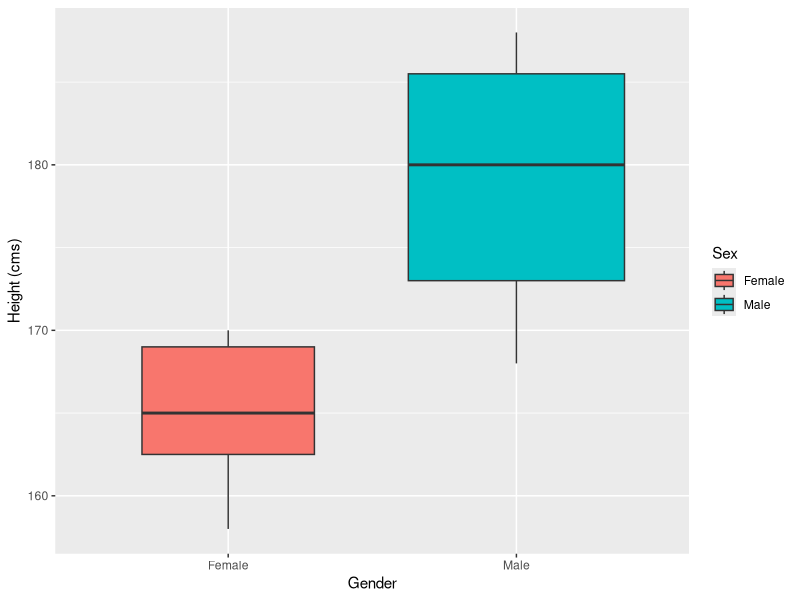
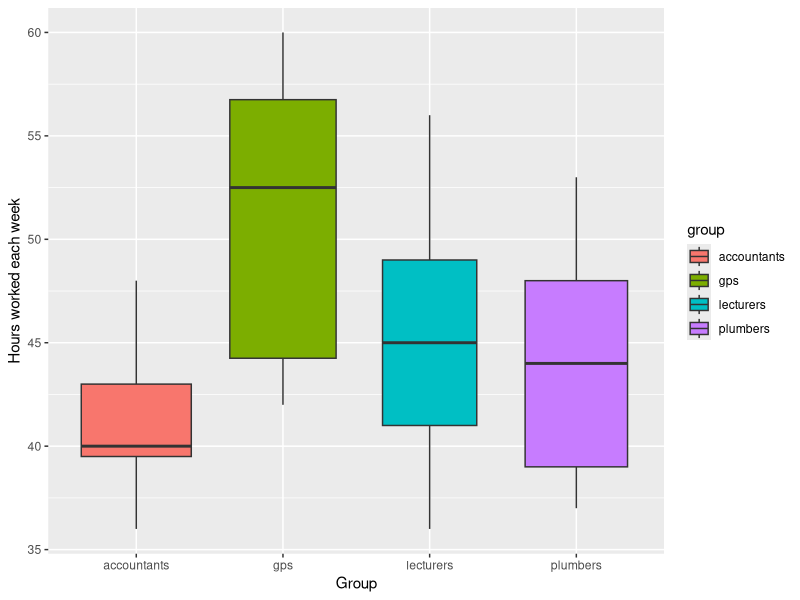
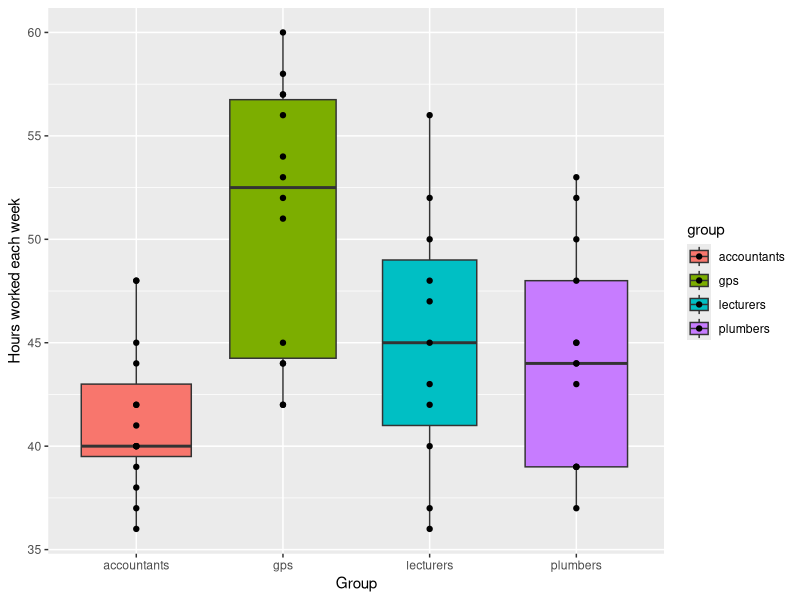
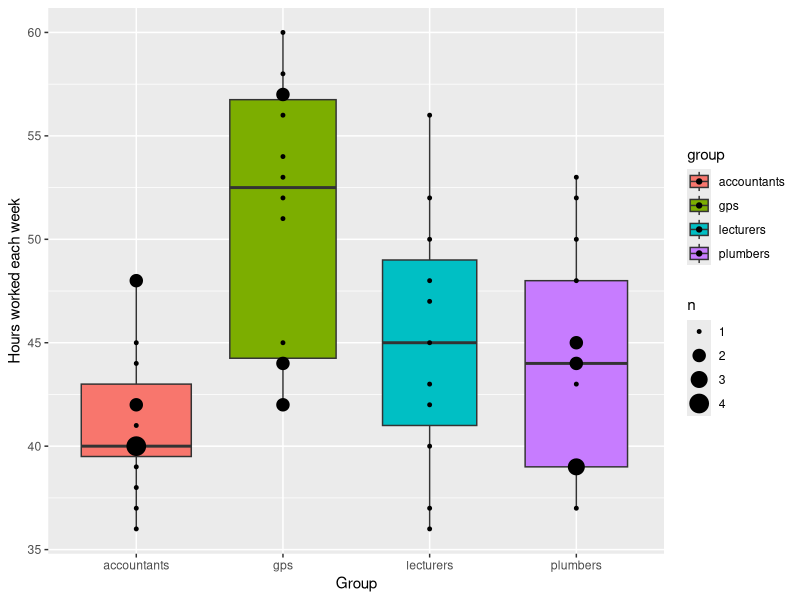
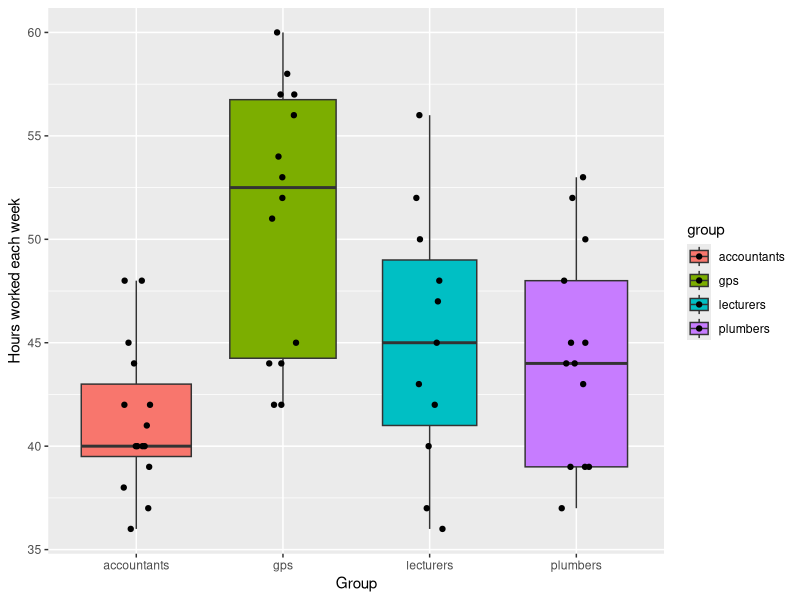
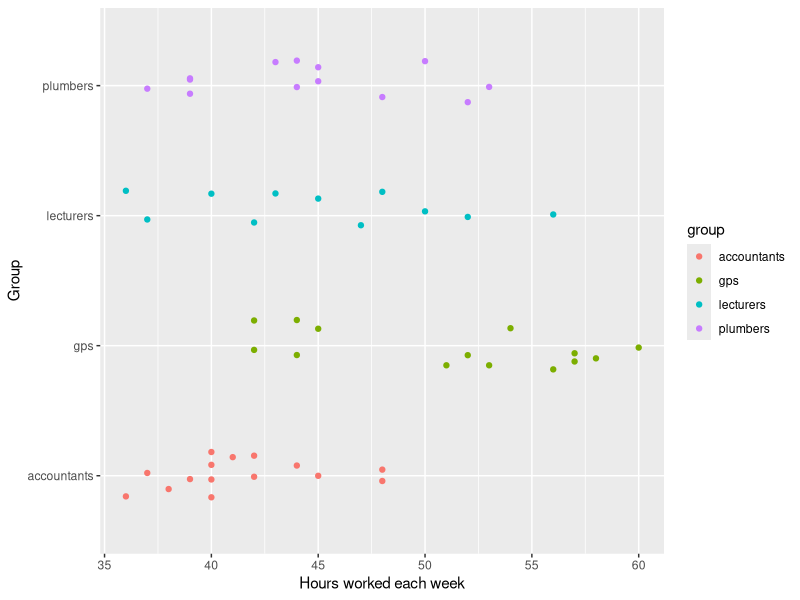

Recreate these plots in R, in order. (Note: this script raises an error after producing the figures.)
###
### Tutorial 8
###
## ------------------------------------------------------------------------
#
# Statistical Tests
#
## Comparing the Underlying Means of Two Groups
#
## ------------------------------------------------------------------------
#
# Let's read in the questionnaire data that you kindly supplied in the usual way
#
#
setwd("/Users/ldallavalle/OneDrive - University of Plymouth/backup_24_06_2016/Plym_teaching/MATH1608PP/2017_18/Practicals/Practical_8_t_test_ANOVA")
#
library(readr)
#
qd <- read_csv("MATH1608PP_Questionnaire_Data.csv")
#
#
# Previously we have produced a boxplot of height stratified by age
#
library(ggplot2)
#
ggplot(qd, aes(x = Sex, y = Height, fill = Sex)) + 
  geom_boxplot(varwidth = TRUE) +
  labs(x = "Gender", y = "Height (cms)") 
#
#
#
# We can ask: Is there an underlying difference in mean height between females and males?
#
# We are asking whether there is a difference between the mean height of females and 
# the mean height of males in the population.
#
# To answer this question, we can use a t-test
#
t.test(Height ~ Sex, data = qd, var.equal = TRUE)
#
#
# We need to focus on the p-value
#
t.test(Height ~ Sex, data = qd, var.equal = TRUE)$p.value
#
# If the p-value is less that 0.05, theb there is an underlying difference 
# in mean height between females and males.
#
# In this case, the p-value is considerably less than 0.05. 
# Therefore, our conclusion is that the data supply evidence 
# that there is an underlying difference in mean height between 
# females and males.
#
# That is, we rejected H_0: mu_F = mu_M in favour of H_1: mu_F not = mu_F,
# in which mu_F/mu_M are the underlying/population mean heights of Females and Males
#
# We can obtain the same p-value using the lm function
#
m <- lm(Height ~ Sex, data = qd)
summary(m)
summary(m)$coefficient[2,4] # The p-value is the element in the second row, fourth column
#
# *** A one-tailed test ***
#
# We may also ask ourselves: ** Are females shorter than males in the population? **
#
# To answer this question we test the following two hypotheses:
#
# H_0: mu_F >= mu_M versus (on average, females are not shorter than males - i.e. taller or the same as males - in the population)
# H_1: mu_F < mu_M (on average, females are shorter than males in the population, our * research question *) 
#
t.test(Height ~ Sex, data = qd, var.equal = TRUE, alternative = "less")
#
# If the p-value is less that 0.05, we conclude that 
# the mean height of female is less than the mean height of males in 
# a wider population of students.
#
# What do you conclude here?
#
#------------------------------------------------------------------------------
# 
#
# ****** Statistical Tests: the analysis of variance or ANOVA 
#                           to compare the underlying means of three or more groups ******
#
# The file hours_worked_profession.csv contains data on 53 people
# Each person was asked to record the number of hours he or she worked in a week (saved in hours_worked)
# Together with his or her profession (saved in group)
#
# * Read in the data *
#
# Please note: you may have to set your working directory to the place where hours_worked_profession.csv has been saved 
#
setwd("/Users/ldallavalle/OneDrive - University of Plymouth/backup_24_06_2016/Plym_teaching/MATH1608PP/2017_18/Practicals/Practical_8_t_test_ANOVA") # Note \\ or / is needed
#
# *** You may have a different working directory ***
#
library(readr)
hours_worked_df <- read_csv("hours_worked_profession.csv")
head(hours_worked_df, 17)
#
# * Plot the data *
#
library(ggplot2)
#
ggplot(hours_worked_df, aes(x = group, y = hours_worked, fill = group)) +
    geom_boxplot(varwidth = TRUE) + 
    labs(x = "Group", y = "Hours worked each week")
#
# With the data points
#
ggplot(hours_worked_df, aes(x = group, y = hours_worked, fill = group)) +
    geom_boxplot(varwidth = TRUE) + 
    geom_point() +
    labs(x = "Group", y = "Hours worked each week")
#
# Some of the points are overlapping
#
ggplot(hours_worked_df, aes(x = group, y = hours_worked, fill = group)) +
    geom_boxplot(varwidth = TRUE) + 
    geom_count() + # Size of plotting character depends on number of overlapping points
    labs(x = "Group", y = "Hours worked each week")
#
# An alternative is to jitter (randomly disturb) the points
#
ggplot(hours_worked_df, aes(x = group, y = hours_worked, fill = group)) +
    geom_boxplot(varwidth = TRUE) + 
    geom_jitter(position = position_jitter(width = 0.1, height = 0)) + # Jitter the points so that all overlapping points appear
    labs(x = "Group", y = "Hours worked each week")
#
# Next we produce what is sometimes called a strip plot
#
ggplot(hours_worked_df, aes(x = group, y = hours_worked, colour = group)) + 
    geom_jitter(position = position_jitter(width = 0.2, height = 0)) + # Jitter the points so that all overlapping points appear
    labs(x = "Group", y = "Hours worked each week") +
    coord_flip() # Swap the coordinates
#
#
# mean and standard deviation of all professionals
#
hours_worked_df %>% summarize(ave_g = mean(hours_worked),
                              sd_g = sd(hours_worked))
#
# group means and standard deviations
#
group_statistics <- hours_worked_df %>% 
                      group_by(group) %>% 
                      summarize(ave_g = mean(hours_worked),
                                sd_g = sd(hours_worked))
#
group_statistics
#
# We can show these sample means on the boxplots:
#
# Method 1: use the summarized values calculated in group_statistics
#
ggplot(hours_worked_df, aes(x = group, y = hours_worked, fill = group)) +
    geom_boxplot(varwidth = TRUE) + 
    geom_point(aes(y = ave_g), data = group_statistics, 
               col = "darkred", 
               shape = 18, 
               size = 3) + 
     # Use the data in group_statistics and in particular the sample means in ave_g
    labs(x = "Group", y = "Hours worked each week")
#
#
# Method 2: get ggplot to do the calculation for you using stat_summary 
#
ggplot(hours_worked_df, aes(x = group, y = hours_worked, fill = group)) +
    geom_boxplot(varwidth = TRUE) + 
    stat_summary(fun.y = mean, 
                 geom = "point", 
                 colour = "darkred", 
                 shape = 18, 
                 size = 3) + 
     # Here we add, as a point, the mean of the y values
    labs(x = "Group", y = "Hours worked each week") 
#
# Don't include the point in the legend
#
ggplot(hours_worked_df, aes(x = group, y = hours_worked, fill = group)) +
    geom_boxplot() + 
    stat_summary(fun.y = mean, geom = "point", 
                 colour = "darkred", shape = 18, size = 3,
                 show.legend = FALSE) + # Don't include this layer in the legend 
    # Here we add, as a point, the mean of the y values
    labs(x = "Group", y = "Hours worked each week") 
#
#----------------------------------------------------------------------
#
# One-way Analysis of Variance
#
# To answer the question: Is the underlying mean number of hours different 
# between these four groups?
# we perform a one-way analysis of variance.
# In fact, we are fitting a linear model, as met above.
# This can be done using the lm function.
#
#
m <- lm(hours_worked ~ group, data = hours_worked_df) # Fit a linear model
anova(m)
#
#
# Here, the p-value is
#
anova(m)$"Pr(>F)"[1]
#
# If the p-value is less that 0.05, which it is here, we conclude that
# there is a  difference between the underlying mean number of hours  
# between these four groups.
#
#
#--------------------------------------------------------------------------------
#
# Follow-up Analysis
#
# If we find that there is an  difference between the underlying means of the
# groups, we should proceed by performing a follow-up analysis to see where the group differences are:
#
# First, we have to fit the model in a slightly different way, using * aov *
#
m_2 <- aov(hours_worked ~ group, data = hours_worked_df)
summary(m_2) # Also produces an ANOVA table
#  
# Now, perform the * follow-up analysis * 
#
# We compute * Tukey Honest Significant Differences *
#
#
TukeyHSD(m_2) # Follow-up: pair-wise comparisons
#
#
# We should look at the p-values in the p adj column.
# When the p-value is less that 0.05, we should conclude that there is an underlying differnce.  
# So here there are differences between GPs and accountants, 
# between lecturers and GPs and between plumbers and GPs.  GPs work a lot!!!
#  
# 